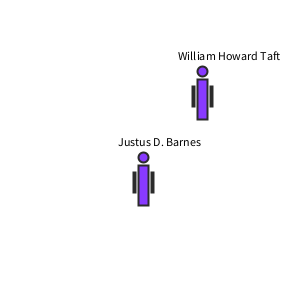
Frame 1 (no input)
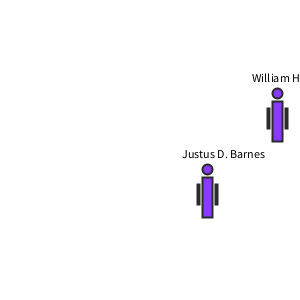
Frame 60 (the mouse pressed at the canvas centre just before this capture)
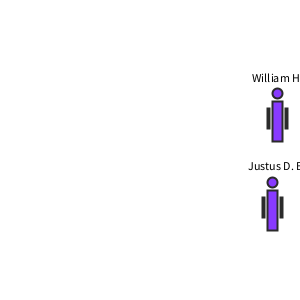
Frame 120 (the mouse held since frame 60 and released just before this capture)

The Processing sketch that drew these frames (run headless with seeded random() and noise(); from frame 60 on, the mouse is pressed at the canvas centre):

// Processing sketch: ClassesExemplo
// ── ClassesExemplo.pde
Pessoa p;
Ladrao l;

void setup() {
  size(300, 300);
  background(255);
  smooth();

  p = new Pessoa(51, "William Howard Taft", 'm');
  l = new Ladrao(32, "Justus D. Barnes", 'm', 55, 19, 123);
}

void draw() {
  background(255);

  p.caminha();
  l.caminha();

  if (p.getLocalidade().x > width/2 - 15 ||
    p.getLocalidade().y > height/2 - 15) {
    p.setDirecao(random(-1));
    p.setAceleracao(random(-1));
  }

  if (l.getLocalidade().x > width/2 - 15 ||
    l.getLocalidade().y > height/2 - 15) {
    l.setDirecao(random(-1));
    l.setAceleracao(random(-1));
  }
  if (p.getLocalidade().x < 0 + 15 ||
    p.getLocalidade().y < 0 + 15) {
    p.setDirecao(random(-1));
    p.setAceleracao(random(-1));
  }
  if (l.getLocalidade().x < 0 + 15 ||
    l.getLocalidade().y < 0 + 15) {
    l.setDirecao(random(-1));
    l.setAceleracao(random(-1));
  }

  p.display();
  l.display();

  if (PVector.dist(p.getLocalidade(), l.getLocalidade()) <= 0) {
    if (l.getVontadeParaRoubar() > 20) {
    }
  }
}


// ── Ladrao.pde
public class Ladrao extends Pessoa {

  private int vontadeParaRoubar;
  private int energiaParaCorrer;
  private int sagacidadeParaFugir;

  public Ladrao(int idade, 
  String nome, 
  char sexo, 
  int vontadeParaRoubar, 
  int energiaParaCorrer, 
  int sagacidadeParaFugir) {
    super(idade, nome, sexo);
    this.vontadeParaRoubar = vontadeParaRoubar;
    this.energiaParaCorrer = energiaParaCorrer;
    this.sagacidadeParaFugir = sagacidadeParaFugir;
  }

  public int getVontadeParaRoubar() {
    return vontadeParaRoubar;
  }

  public int getEnergiaParaCorrer() {
    return energiaParaCorrer;
  }

  public int getSagacidadeParaFugir() {
    return sagacidadeParaFugir;
  }
}


// ── Pessoa.pde
public class Pessoa {

  private int idade;
  private String nome;
  private char sexo;
  private PVector localidade, direcao, aceleracao;

  public Pessoa (int idade, String nome, char sexo) {
    this.idade = idade;
    this.nome = nome;
    this.sexo = sexo;

    iniciaVetores();
  }

  public void iniciaVetores() {
    localidade = new PVector(random(width/2), random(height/2));
    direcao = new PVector(random(1), random(1));
    aceleracao = new PVector(random(1), random(1));
  }

  public void display() {
    pushMatrix();
    translate(localidade.x, localidade.y);
    fill(0);
    text(this.nome, localidade.x - 20, localidade.y - 20);
    fill(#883aff);
    stroke(43);
    strokeWeight(2);
    ellipse(localidade.x + 5, localidade.y - 8, 10, 10);
    rect(localidade.x, localidade.y, 10, 40);
    rect(localidade.x + 13, localidade.y + 7, 2, 20);
    rect(localidade.x - 5, localidade.y + 7, 2, 20);
    popMatrix();
  }

  public void caminha() {
    localidade.add(direcao);
    localidade.add(aceleracao);
  }

  public String fala() {
    return "olá";
  }

  public PVector getLocalidade() {
    return localidade;
  }

  public void setDirecao(float direcao) {
    this.direcao.mult(direcao);
  }

  public void setAceleracao(float aceleracao) {
    this.aceleracao.mult(aceleracao);
  }
}
